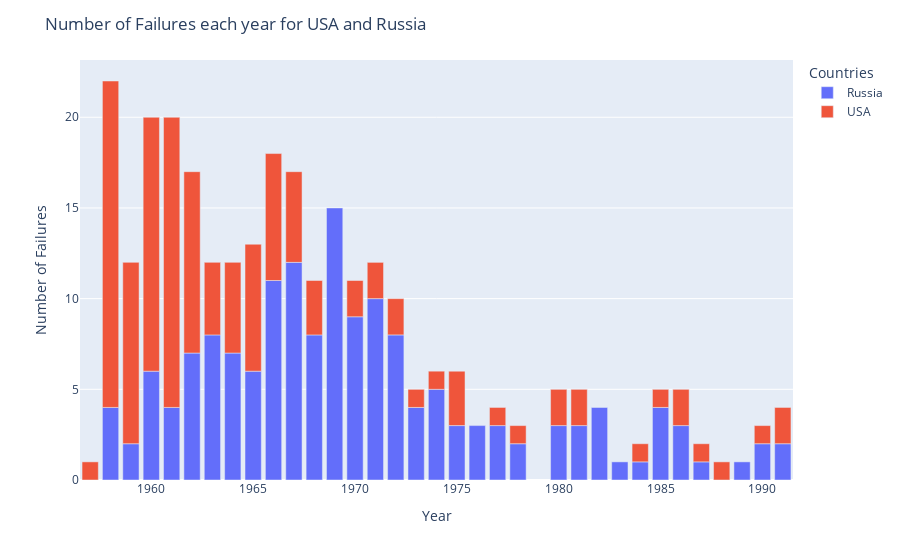

The notebook cell saved with this chart:
### Code cell
bar = px.bar(
    data_frame=mission_failures_per_year_usa_russia,
    x=mission_failures_per_year_usa_russia.Date_Time_Objects,
    y=mission_failures_per_year_usa_russia["count"],
    color=mission_failures_per_year_usa_russia.Countries
)

bar.update_layout(
    title="Number of Failures each year for USA and Russia",
    xaxis_title="Year",
    yaxis_title="Number of Failures",
)

bar.show()

### Figure 1 — Plotly figure (JSON) as saved in the notebook; plotly's stock layout.template omitted (floating-point values rounded to 4 significant figures)
{"data": [{"hovertemplate": "Countries=Russia<br>Date_Time_Objects=%{x}<br>count=%{y}<extra></extra>", "legendgroup": "Russia", "marker": {"color": "#636efa", "pattern": {"shape": ""}}, "name": "Russia", "orientation": "v", "showlegend": true, "textposition": "auto", "type": "bar", "x": [1958, 1959, 1960, 1961, 1962, 1963, 1964, 1965, 1966, 1967, 1968, 1969, 1970, 1971, 1972, 1973, 1974, 1975, 1976, 1977, 1978, 1980, 1981, 1982, 1983, 1984, 1985, 1986, 1987, 1989, 1990, 1991], "xaxis": "x", "y": [4, 2, 6, 4, 7, 8, 7, 6, 11, 12, 8, 15, 9, 10, 8, 4, 5, 3, 3, 3, 2, 3, 3, 4, 1, 1, 4, 3, 1, 1, 2, 2], "yaxis": "y"}, {"hovertemplate": "Countries=USA<br>Date_Time_Objects=%{x}<br>count=%{y}<extra></extra>", "legendgroup": "USA", "marker": {"color": "#EF553B", "pattern": {"shape": ""}}, "name": "USA", "orientation": "v", "showlegend": true, "textposition": "auto", "type": "bar", "x": [1957, 1958, 1959, 1960, 1961, 1962, 1963, 1964, 1965, 1966, 1967, 1968, 1970, 1971, 1972, 1973, 1974, 1975, 1977, 1978, 1980, 1981, 1984, 1985, 1986, 1987, 1988, 1990, 1991], "xaxis": "x", "y": [1, 18, 10, 14, 16, 10, 4, 5, 7, 7, 5, 3, 2, 2, 2, 1, 1, 3, 1, 1, 2, 2, 1, 1, 2, 1, 1, 1, 2], "yaxis": "y"}], "layout": {"barmode": "relative", "legend": {"title": {"text": "Countries"}, "tracegroupgap": 0}, "margin": {"t": 60}, "title": {"text": "Number of Failures each year for USA and Russia"}, "xaxis": {"anchor": "y", "domain": [0, 1], "title": {"text": "Year"}}, "yaxis": {"anchor": "x", "domain": [0, 1], "title": {"text": "Number of Failures"}}}}
